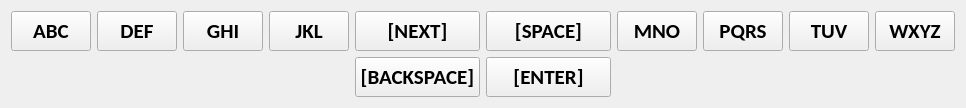
   <widget class="QWidget" name="gridLayoutWidget">
    <property name="geometry">
     <rect>
      <x>30</x>
      <y>210</y>
      <width>946</width>
      <height>91</height>
     </rect>
    </property>
    <layout class="QGridLayout" name="gridLayout_2">
     <item row="0" column="0">
      <widget class="QPushButton" name="pushButton0">
       <property name="minimumSize">
        <size>
         <width>80</width>
         <height>40</height>
        </size>
       </property>
       <property name="font">
        <font>
         <family>Calibri</family>
         <pointsize>16</pointsize>
         <weight>75</weight>
         <bold>true</bold>
        </font>
       </property>
       <property name="cursor">
        <cursorShape>PointingHandCursor</cursorShape>
       </property>
       <property name="mouseTracking">
        <bool>false</bool>
       </property>
       <property name="text">
        <string>ABC</string>
       </property>
      </widget>
     </item>
     <item row="0" column="1">
      <widget class="QPushButton" name="pushButton1">
       <property name="minimumSize">
        <size>
         <width>80</width>
         <height>40</height>
        </size>
       </property>
       <property name="font">
        <font>
         <family>Calibri</family>
         <pointsize>16</pointsize>
         <weight>75</weight>
         <bold>true</bold>
        </font>
       </property>
       <property name="cursor">
        <cursorShape>PointingHandCursor</cursorShape>
       </property>
       <property name="text">
        <string>DEF</string>
       </property>
      </widget>
     </item>
     <item row="1" column="5">
      <widget class="QPushButton" name="enter">
       <property name="minimumSize">
        <size>
         <width>125</width>
         <height>40</height>
        </size>
       </property>
       <property name="font">
        <font>
         <family>Calibri</family>
         <pointsize>16</pointsize>
         <weight>75</weight>
         <bold>true</bold>
        </font>
       </property>
       <property name="cursor">
        <cursorShape>PointingHandCursor</cursorShape>
       </property>
       <property name="text">
        <string>[ENTER]</string>
       </property>
      </widget>
     </item>
     <item row="0" column="2">
      <widget class="QPushButton" name="pushButton2">
       <property name="minimumSize">
        <size>
         <width>80</width>
         <height>40</height>
        </size>
       </property>
       <property name="font">
        <font>
         <family>Calibri</family>
         <pointsize>16</pointsize>
         <weight>75</weight>
         <bold>true</bold>
        </font>
       </property>
       <property name="cursor">
        <cursorShape>PointingHandCursor</cursorShape>
       </property>
       <property name="text">
        <string>GHI</string>
       </property>
      </widget>
     </item>
     <item row="0" column="7">
      <widget class="QPushButton" name="pushButton7">
       <property name="minimumSize">
        <size>
         <width>80</width>
         <height>40</height>
        </size>
       </property>
       <property name="font">
        <font>
         <family>Calibri</family>
         <pointsize>16</pointsize>
         <weight>75</weight>
         <bold>true</bold>
        </font>
       </property>
       <property name="cursor">
        <cursorShape>PointingHandCursor</cursorShape>
       </property>
       <property name="text">
        <string>PQRS</string>
       </property>
      </widget>
     </item>
     <item row="0" column="6">
      <widget class="QPushButton" name="pushButton6">
       <property name="minimumSize">
        <size>
         <width>80</width>
         <height>40</height>
        </size>
       </property>
       <property name="font">
        <font>
         <family>Calibri</family>
         <pointsize>16</pointsize>
         <weight>75</weight>
         <bold>true</bold>
        </font>
       </property>
       <property name="cursor">
        <cursorShape>PointingHandCursor</cursorShape>
       </property>
       <property name="text">
        <string>MNO</string>
       </property>
      </widget>
     </item>
     <item row="0" column="5">
      <widget class="QPushButton" name="pushButton5">
       <property name="minimumSize">
        <size>
         <width>100</width>
         <height>40</height>
        </size>
       </property>
       <property name="font">
        <font>
         <family>Calibri</family>
         <pointsize>16</pointsize>
         <weight>75</weight>
         <bold>true</bold>
        </font>
       </property>
       <property name="cursor">
        <cursorShape>PointingHandCursor</cursorShape>
       </property>
       <property name="text">
        <string>[SPACE]</string>
       </property>
      </widget>
     </item>
     <item row="0" column="3">
      <widget class="QPushButton" name="pushButton3">
       <property name="minimumSize">
        <size>
         <width>80</width>
         <height>40</height>
        </size>
       </property>
       <property name="font">
        <font>
         <family>Calibri</family>
         <pointsize>16</pointsize>
         <weight>75</weight>
         <bold>true</bold>
        </font>
       </property>
       <property name="cursor">
        <cursorShape>PointingHandCursor</cursorShape>
       </property>
       <property name="text">
        <string>JKL</string>
       </property>
      </widget>
     </item>
     <item row="0" column="4">
      <widget class="QPushButton" name="pushButton4">
       <property name="minimumSize">
        <size>
         <width>100</width>
         <height>40</height>
        </size>
       </property>
       <property name="font">
        <font>
         <family>Calibri</family>
         <pointsize>16</pointsize>
         <weight>75</weight>
         <bold>true</bold>
        </font>
       </property>
       <property name="cursor">
        <cursorShape>PointingHandCursor</cursorShape>
       </property>
       <property name="text">
        <string>[NEXT]</string>
       </property>
      </widget>
     </item>
     <item row="1" column="4">
      <widget class="QPushButton" name="backspace">
       <property name="minimumSize">
        <size>
         <width>125</width>
         <height>40</height>
        </size>
       </property>
       <property name="font">
        <font>
         <family>Calibri</family>
         <pointsize>16</pointsize>
         <weight>75</weight>
         <bold>true</bold>
        </font>
       </property>
       <property name="cursor">
        <cursorShape>PointingHandCursor</cursorShape>
       </property>
       <property name="text">
        <string>[BACKSPACE]</string>
       </property>
      </widget>
     </item>
     <item row="0" column="8">
      <widget class="QPushButton" name="pushButton8">
       <property name="minimumSize">
        <size>
         <width>80</width>
         <height>40</height>
        </size>
       </property>
       <property name="font">
        <font>
         <family>Calibri</family>
         <pointsize>16</pointsize>
         <weight>75</weight>
         <bold>true</bold>
        </font>
       </property>
       <property name="cursor">
        <cursorShape>PointingHandCursor</cursorShape>
       </property>
       <property name="text">
        <string>TUV</string>
       </property>
      </widget>
     </item>
     <item row="0" column="9">
      <widget class="QPushButton" name="pushButton9">
       <property name="minimumSize">
        <size>
         <width>80</width>
         <height>40</height>
        </size>
       </property>
       <property name="font">
        <font>
         <family>Calibri</family>
         <pointsize>16</pointsize>
         <weight>75</weight>
         <bold>true</bold>
        </font>
       </property>
       <property name="cursor">
        <cursorShape>PointingHandCursor</cursorShape>
       </property>
       <property name="text">
        <string>WXYZ</string>
       </property>
      </widget>
     </item>
    </layout>
   </widget>
